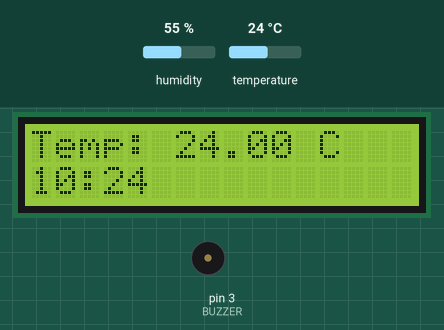
Simulated run of this sketch. Board: Arduino Uno, built with avr-gcc and run on an emulated ATmega328P. Parts: 16×2 character LCD, buzzer (waves = sounding, pin HIGH). The inputs (shaded band) are chosen by the test bench; at power-on: temperature 24 °C, humidity 55 %. The local clock reads 2024-03-15 10:24:30 at power-on unless the sketch sets it.

Above: at 3.2 s.
3.3 s: temperature set to 29.3 °C
At 4.5 s:
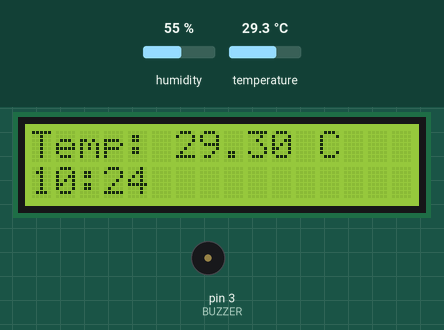
6.0 s: temperature set to 30.9 °C
At 7.3 s:
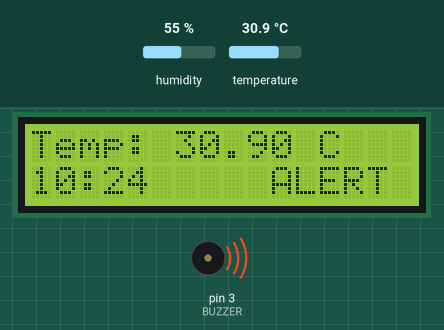
8.7 s: temperature set to 12 °C
At 11.5 s:
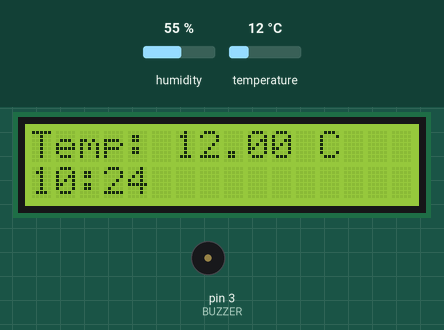
Timing chart, 0 to 13.0 s (numbered marks = the images above; inputs shaded):
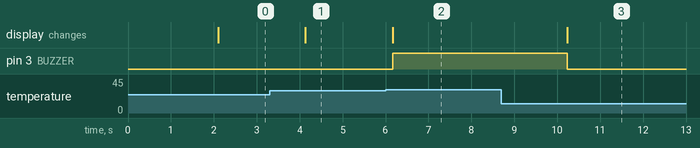

Measured:
- the behaviour switches between 30 and 30.1 °C on temperature (found by bisection; images 1 and 2)
- after the input at 3.3 s, the display: changes after 0.83 s (image 1)
- after the input at 6.0 s, pin 3 (BUZZER): LOW → HIGH after 0.16 s; the display: changes after 0.17 s (image 2)
- after the input at 8.7 s, pin 3 (BUZZER): HIGH → LOW after 1.5 s; the display: changes after 1.5 s (image 3)

The sketch:

sketch.ino
```cpp
#include <Wire.h>
#include <LiquidCrystal_I2C.h>
#include <RTClib.h>
#include <DHT.h>

#define DHTPIN 2
#define DHTTYPE DHT22
#define BUZZER 3
#define TEMP_THRESHOLD 30 // you can adjust this

DHT dht(DHTPIN, DHTTYPE);
RTC_DS1307 rtc;
LiquidCrystal_I2C lcd(0x27, 16, 2);

void setup() {
  lcd.begin(16, 2);
  lcd.backlight();
  dht.begin();
  rtc.begin();
  pinMode(BUZZER, OUTPUT);
  lcd.print("Initializing...");
  delay(2000);
}

void loop() {
  float temperature = dht.readTemperature();
  DateTime now = rtc.now();

  lcd.clear();
  lcd.setCursor(0, 0);
  lcd.print("Temp: ");
  lcd.print(temperature);
  lcd.print(" C");

  lcd.setCursor(0, 1);
  lcd.print(now.hour());
  lcd.print(":");
  lcd.print(now.minute());

  if (temperature > TEMP_THRESHOLD) {
    digitalWrite(BUZZER, HIGH);
    lcd.setCursor(10, 1);
    lcd.print("ALERT");
  } else {
    digitalWrite(BUZZER, LOW);
  }

  delay(2000);
}
```
